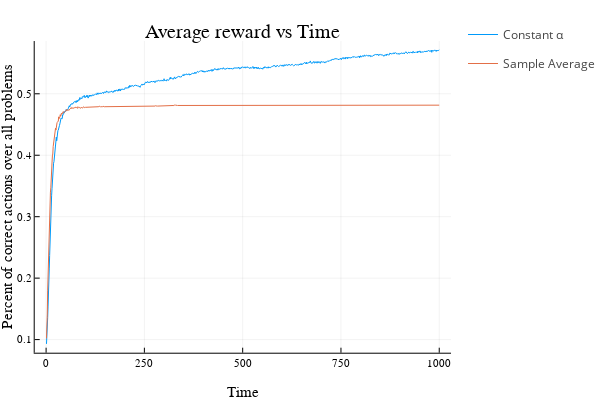

Here is the notebook cell this chart was saved with:
### Code cell
plot(
    [ mean(correct_actions_baseline, dims=2) mean(correct_actions_no_baseline, dims=2) ],
    label=["Constant α" "Sample Average"],
    xlabel="Time",
    ylabel="Percent of correct actions over all problems",
    legend=:bottomright,
    title="Average reward vs Time"
)

### Figure 1 — Plotly figure (JSON) as saved in the notebook; plotly's stock layout.template omitted (floating-point values rounded to 4 significant figures; data arrays with more than 128 entries replaced by an {"elided": "..."} marker saying what was removed)
{"data": [{"colorbar": {"title": ""}, "legendgroup": "Constant α", "line": {"color": "rgba(0, 154, 250, 1.000)", "dash": "solid", "shape": "linear", "width": 1}, "mode": "lines", "name": "Constant α", "showlegend": true, "type": "scatter", "x": {"elided": "1000 int values"}, "xaxis": "x", "y": {"elided": "1000 float values"}, "yaxis": "y", "zmax": null, "zmin": null}, {"colorbar": {"title": ""}, "legendgroup": "Sample Average", "line": {"color": "rgba(227, 111, 71, 1.000)", "dash": "solid", "shape": "linear", "width": 1}, "mode": "lines", "name": "Sample Average", "showlegend": true, "type": "scatter", "x": {"elided": "1000 int values"}, "xaxis": "x", "y": {"elided": "1000 float values"}, "yaxis": "y", "zmax": null, "zmin": null}], "layout": {"annotations": [{"font": {"color": "rgba(0, 0, 0, 1.000)", "family": "sans-serif", "size": 20}, "rotation": 0, "showarrow": false, "text": "Average reward vs Time", "x": 0.535, "xanchor": "center", "xref": "paper", "y": 1, "yanchor": "top", "yref": "paper"}], "height": 400, "legend_position": {"bgcolor": "rgba(255, 255, 255, 1.000)", "bordercolor": "rgba(0, 0, 0, 1.000)", "borderwidth": 1, "font": {"color": "rgba(0, 0, 0, 1.000)", "family": "sans-serif", "size": 11}, "title": {"font": {"color": "rgba(0, 0, 0, 1.000)", "family": "sans-serif", "size": 15}, "text": ""}, "tracegroupgap": 0, "traceorder": "normal", "x": 1, "xanchor": "right", "y": 0.07, "yanchor": "bottom"}, "margin": {"b": 20, "l": 0, "r": 0, "t": 20}, "paper_bgcolor": "rgba(255, 255, 255, 1.000)", "plot_bgcolor": "rgba(255, 255, 255, 1.000)", "showlegend": true, "width": 600, "xaxis": {"anchor": "y", "domain": [0.07647, 0.9934], "gridcolor": "rgba(0, 0, 0, 0.100)", "gridwidth": 0.5, "linecolor": "rgba(0, 0, 0, 1.000)", "mirror": false, "range": [-28.97, 1030.0], "showgrid": true, "showline": true, "showticklabels": true, "tickangle": 0, "tickcolor": "rgb(0, 0, 0)", "tickfont": {"color": "rgba(0, 0, 0, 1.000)", "family": "sans-serif", "size": 11}, "tickmode": "array", "ticks": "inside", "ticktext": ["0", "250", "500", "750", "1000"], "tickvals": [0, 250, 500, 750, 1000], "title": "Time", "titlefont": {"color": "rgba(0, 0, 0, 1.000)", "family": "sans-serif", "size": 15}, "type": "-", "visible": true, "zeroline": false, "zerolinecolor": "rgba(0, 0, 0, 1.000)"}, "yaxis": {"anchor": "x", "domain": [0.07581, 0.9415], "gridcolor": "rgba(0, 0, 0, 0.100)", "gridwidth": 0.5, "linecolor": "rgba(0, 0, 0, 1.000)", "mirror": false, "range": [0.07864, 0.5859], "showgrid": true, "showline": true, "showticklabels": true, "tickangle": 0, "tickcolor": "rgb(0, 0, 0)", "tickfont": {"color": "rgba(0, 0, 0, 1.000)", "family": "sans-serif", "size": 11}, "tickmode": "array", "ticks": "inside", "ticktext": ["0.1", "0.2", "0.3", "0.4", "0.5"], "tickvals": [0.1, 0.2, 0.3, 0.4, 0.5], "title": "Percent of correct actions over all problems", "titlefont": {"color": "rgba(0, 0, 0, 1.000)", "family": "sans-serif", "size": 15}, "type": "-", "visible": true, "zeroline": false, "zerolinecolor": "rgba(0, 0, 0, 1.000)"}}}
